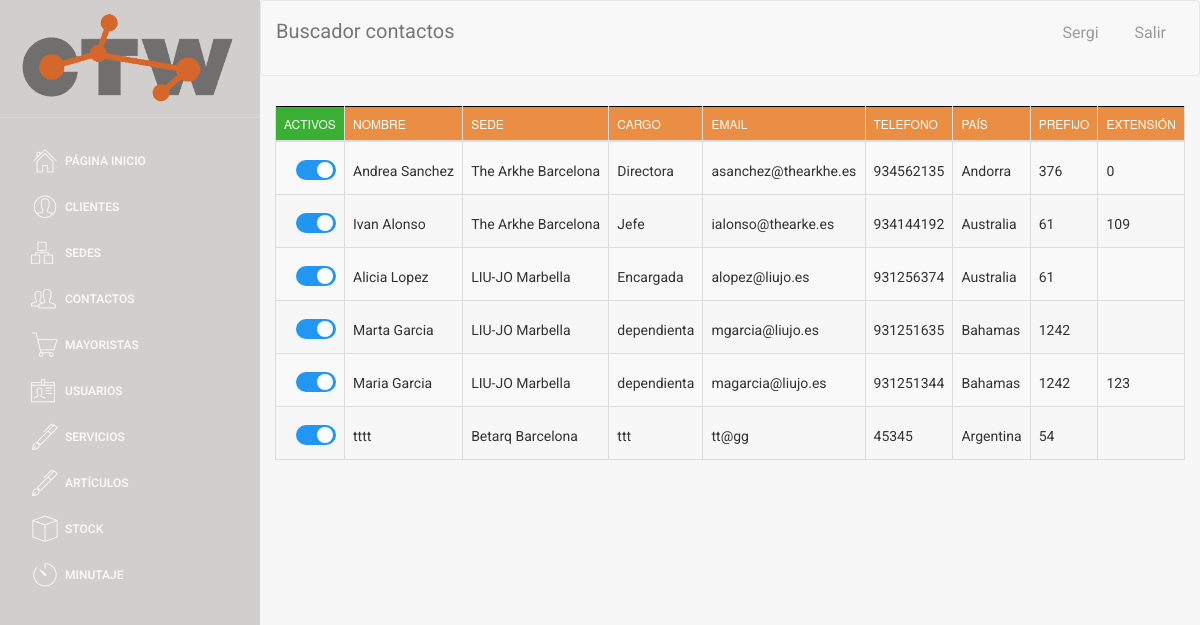
The app's page /buscador/buscador_contactos.php (signed in) with its own data.
### tables this page shows
CREATE TABLE `CONTACTO` (
  `ID_CONTACTO` int(4) NOT NULL,
  `nombre` varchar(50) NOT NULL,
  `ID_sede` int(4) DEFAULT NULL,
  `cargo` varchar(35) NOT NULL,
  `email` varchar(25) NOT NULL,
  `telefono` int(9) NOT NULL,
  `pais` varchar(30) DEFAULT NULL,
  `prefijo` int(5) DEFAULT NULL,
  `extension` int(10) DEFAULT NULL,
  `activo` tinyint(4) NOT NULL DEFAULT '1'
);

CREATE TABLE `SEDE` (
  `ID_SEDE` int(5) NOT NULL,
  `NIF_cliente` varchar(9) DEFAULT NULL,
  `nombre` varchar(40) DEFAULT NULL,
  `ubicacion` varchar(50) DEFAULT NULL,
  `ciudad` varchar(25) NOT NULL,
  `codigo_postal` varchar(10) NOT NULL,
  `calle` varchar(30) NOT NULL,
  `numero` varchar(8) NOT NULL,
  `telefono` int(9) NOT NULL,
  `pais` varchar(30) DEFAULT NULL,
  `prefijo` int(5) DEFAULT NULL,
  `activo` tinyint(1) NOT NULL DEFAULT '1'
);

### web/assets/php/selects.php (called while the page is built, shortened)
<?php
function select_all_contacto()
{
    $conn = connect();
    $sql = "SELECT *
    FROM CONTACTO";
    $data = $conn->query($sql);
    return $data;
}
function select_nombre_sede($ID_sede)
{
    $conn = connect();
    $sql = "SELECT nombre
    FROM SEDE WHERE ID_SEDE = '" . $ID_sede . "'";
    $data = $conn->query($sql);
    $row = $data->fetch_assoc();
    $nombre_sede = $row['nombre'];
    return $nombre_sede;
}

### web/buscador/buscador_contactos.php (the view, shortened to what this page needs)
<!doctype html>
<?php
include('../assets/php/selects.php');
include('../assets/php/functions.php');
if($_SESSION["login_done"]==true){
?>
<html lang="en">
<head>
</head>
<body>
<div class="wrapper">
    <div class="sidebar">
        <div class="sidebar-wrapper">
        </div>
    </div>
    <div class="main-panel">
        <nav class="navbar navbar-default navbar-fixed">
            <div class="container-fluid">
                <div class="navbar-header">
                <a class="navbar-brand">Buscador contactos</a>
            </div>
            <div class="collapse navbar-collapse">
            </div>
        </div>
        </nav>
        <div class="content">
            <div class="container-fluid">
                <div class="row">
                    <div >
                        <div >
                            <table id="buscador_contacto" class="table table-striped table-bordered">
                                    <thead>
                                        <tr>
                                            <th style="background-color: #39AF33; width: 3px;">Activos</th>
                                            <th>Nombre</th>
                                            <th>Sede</th>
                                            <th>Cargo</th>
                                            <th>Email</th>
                                            <th>Telefono</th>
                                            <th>País</th>
                                            <th>Prefijo</th>
                                            <th>Extensión</th>
                                        </tr>
                                    </thead>
                                    <tbody>
                                    <?php
                                    $data = select_all_contacto();
                                    if ($data->num_rows > 0) {
                                        while ($row = $data->fetch_assoc()) {
                                            $pk = $row['ID_CONTACTO'];
                                            ?>
                                                    <tr id="<?php echo $row['ID_CONTACTO']; ?>">
                                                        <?php checkbox_contacto($row['activo'],$row['ID_CONTACTO']  )?>
                                                        <td><label style="margin-top: 11px;"><a href="#" class="nombre" data-pk=<?php echo "\"$pk\""; ?>><?php echo $row['nombre']?> </a></label></td>
                                                        <td><label style="margin-top: 11px;">
                                                        <a href="#" class="sede" data-pk=<?php echo "\"$pk\""; ?>>
                                                        <?php
                                                        $id_sede = $row['ID_sede'];
                                                        $nombreSede = select_nombre_sede($id_sede);
                                                        echo $nombreSede;
                                                        ?>
                                                        </a></label></td>
                                                        <td><label style="margin-top: 11px;"><a href="#" class="cargo" data-pk=<?php echo "\"$pk\""; ?>><?php echo $row['cargo']?> </a></label></td>
                                                        <td><label style="margin-top: 11px;"><a href="#" class="email" data-pk=<?php echo "\"$pk\""; ?>><?php echo $row['email']?> </a></label></td>
                                                        <td><label style="margin-top: 11px;"><a href="#" class="telefono" data-pk=<?php echo "\"$pk\""; ?>><?php echo $row['telefono']?> </a></label></td>
                                                        <td><label style="margin-top: 11px;"><a href="#" class="pais" data-pk=<?php echo "\"$pk\""; ?>><?php echo $row['pais']?> </a></label></td>
                                                        <td><label style="margin-top: 11px;"><a href="#" class="prefijo" data-pk=<?php echo "\"$pk\""; ?>><?php echo $row['prefijo']?> </a></label></td>
                                                        <td><label style="margin-top: 11px;"><a href="#" class="extension" data-pk=<?php echo "\"$pk\""; ?>><?php echo $row['extension']?> </a></label></td>
                                                    </tr>
                                        <?php
                                                 }
                                            } else {
                                                 echo "0 results";
                                            }
                                        ?>
                                    </tbody>
                                </table>
                        </div>
                    </div>
                </div>
            </div>
        </div>
    </div>
</div>
</body>
</html>
<?php
}else{
    echo "false";
    header("location:../index.php");
}
?>

### web/assets/php/functions.php (shortened to what this page needs)
<html>
    <?php
function checkbox_contacto($activo, $ID_CONTACTO)
{
    if ($activo == 0) {
        echo "<td><label style=\"margin-top: 10px; margin-left:12px;\" class=\"switcha\" ><a class=\"checkbox_activo\">&nbsp;0</a><input  type=\"checkbox\" onchange=\" onchange_contacto($ID_CONTACTO, $activo)\"><div  class=\"slider rounda\"></div></label></td>";
    } else {
        echo "<td><label style=\"margin-top: 10px; margin-left:12px;\" class=\"switcha\"><a  class=\"checkbox_activo\">&nbsp;1</a><input  type=\"checkbox\" checked onchange=\" onchange_contacto($ID_CONTACTO, $activo)\" ><div  class=\"slider rounda\"></div></label></td>";
    }
}
?>
</html>

### web/assets/css/micss.css (style rules this page uses)
.switcha { position: relative; display: inline-block; width: 40px; height: 20px; }
.slider { position: absolute; cursor: pointer; top: 0; left: 0; right: 0; bottom: 0; background-color: #ccc; -webkit-transition: .4s; transition: .4s; }
.slider:before { position: absolute; content: ""; height: 16px; width: 16px; left: 2px; bottom: 2px; background-color: white; -webkit-transition: .4s; transition: .4s; }
input:checked + .slider { background-color: #2196F3; }
input:checked + .slider:before { -webkit-transform: translateX(1px); -ms-transform: translateX(10px); transform: translateX(19px); }
.slider.rounda { border-radius: 34px; }
.slider.rounda:before { border-radius: 50%; }

### web/assets/css/table_editor.css (style rules this page uses)
a, a:hover { color: #000; }

### web/assets/css/table.css (style rules this page uses)
table { border: none; }
table thead, table tfoot { background-color: #e98e42; border: 1px solid black; }
a, a:hover { color: #000; }

### records on screen
contacto: nombre "Andrea Sanchez", ID_sede.nombre "The Arkhe Barcelona", cargo "Directora", email "asanchez@thearkhe.es", telefono "934562135", pais "Andorra", prefijo "376", extension "0"
contacto: nombre "Ivan Alonso", ID_sede.nombre "The Arkhe Barcelona", cargo "Jefe", email "ialonso@thearke.es", telefono "934144192", pais "Australia", prefijo "61", extension "109"
contacto: nombre "Alicia Lopez", ID_sede.nombre "LIU-JO Marbella", cargo "Encargada", email "alopez@liujo.es", telefono "931256374", pais "Australia", prefijo "61"
contacto: nombre "Marta Garcia", ID_sede.nombre "LIU-JO Marbella", cargo "dependienta", email "mgarcia@liujo.es", telefono "931251635", pais "Bahamas", prefijo "1242"
contacto: nombre "Maria Garcia", ID_sede.nombre "LIU-JO Marbella", cargo "dependienta", email "magarcia@liujo.es", telefono "931251344", pais "Bahamas", prefijo "1242", extension "123"
contacto: nombre "tttt", ID_sede.nombre "Betarq Barcelona", cargo "ttt", email "tt@gg", telefono "45345", pais "Argentina", prefijo "54"
